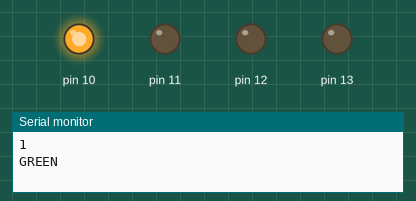
A sketch run on a simulated Arduino Uno, built with avr-gcc and run on an emulated ATmega328P. Parts: output pins drawn as LEDs (lit = HIGH), the last lines printed to the serial monitor.

Above: at 0.1 s.
At 0.5 s:
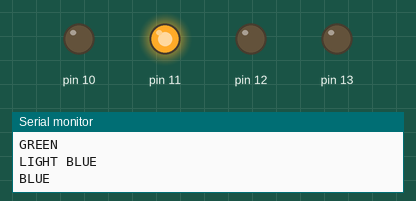
At 0.7 s:
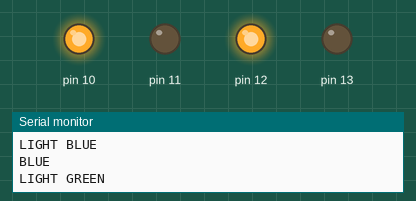
At 1.3 s:
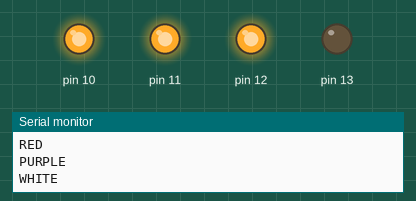
At 2.3 s:
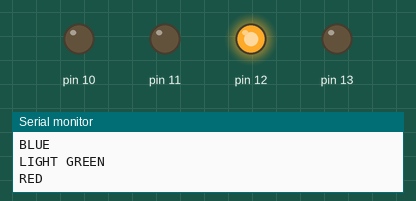
At 3.1 s:
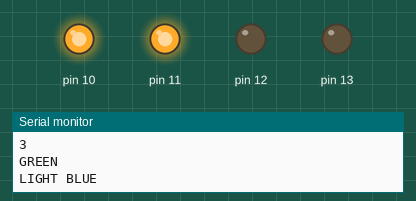
Timing chart, 0 to 3.4 s (numbered marks = the images above):
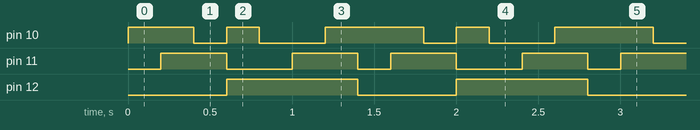

The sketch:

traffic.ino
```cpp
int x=1;
void setup() {
  pinMode(12,OUTPUT);
  pinMode(11,OUTPUT);
  pinMode(10,OUTPUT);
  pinMode(13,OUTPUT);
  digitalWrite(13,LOW);
 Serial.begin(9600);
}

void loop() {
digitalWrite(10,HIGH); digitalWrite(11,LOW); digitalWrite(12,LOW);
Serial.println(x); Serial.println("GREEN"); delay(200);
 digitalWrite(10,HIGH); digitalWrite(11,HIGH); digitalWrite(12,LOW);
 Serial.println("LIGHT BLUE"); delay(200);
  digitalWrite(11,HIGH); digitalWrite(10,LOW); digitalWrite(12,LOW);
 Serial.println("BLUE"); delay(200);
 digitalWrite(10,HIGH); digitalWrite(11,LOW); digitalWrite(12,HIGH);
 Serial.println("LIGHT GREEN"); delay(200);
  digitalWrite(12,HIGH); digitalWrite(11,LOW); digitalWrite(10,LOW);
 Serial.println("RED"); delay(200);
 digitalWrite(10,LOW); digitalWrite(11,HIGH); digitalWrite(12,HIGH);
 Serial.println("PURPLE"); delay(200);
 digitalWrite(10,HIGH); digitalWrite(11,HIGH); digitalWrite(12,HIGH);
 Serial.println("WHITE"); delay(200);
 x++;

}
```

Measured:
- by itself, pin 10: repeats every 1.4 s: LOW 0.20 s, HIGH 0.20 s, LOW 0.40 s, HIGH 0.60 s
- by itself, pin 11: repeats every 1.4 s: LOW 0.40 s, HIGH 0.40 s, LOW 0.20 s, HIGH 0.40 s
- by itself, pin 12: alternates HIGH for 0.80 s and LOW for 0.60 s
